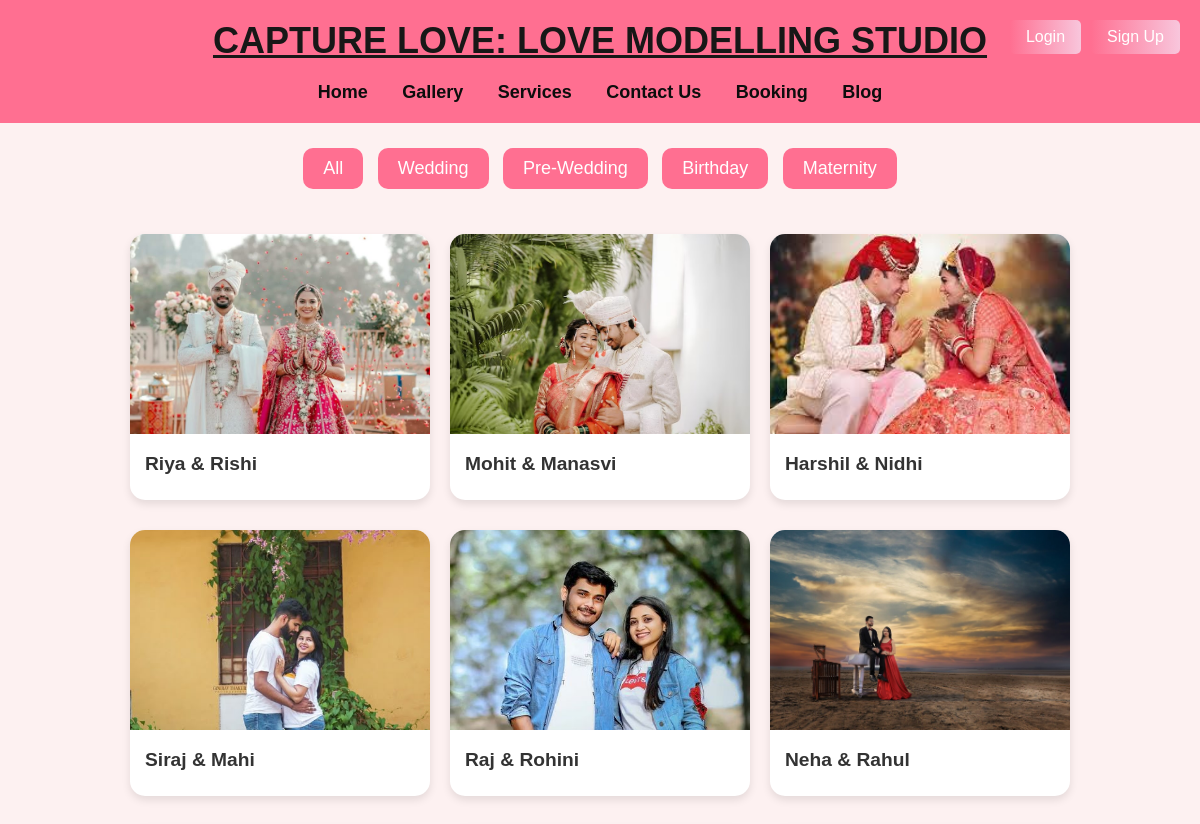
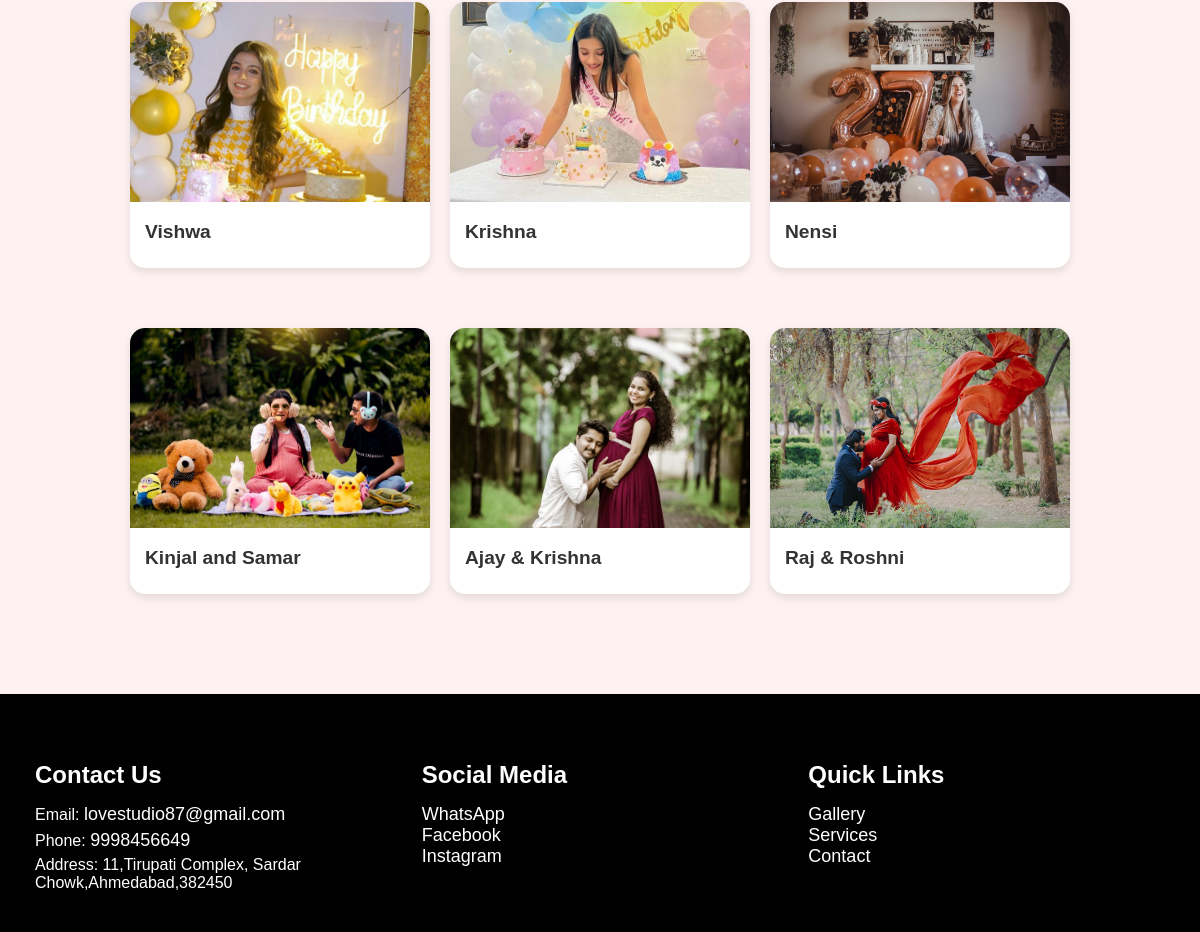
Page /gallery/ on the committed database (2 pictures, top to bottom).
### home/models.py (models this page shows, shortened)
class Gallery(models.Model):
    CATEGORY_CHOICES = [
        ('wedding', 'Wedding'),
        ('prewedding', 'Pre-Wedding'),
        ('birthday', 'Birthday'),
        ('outdoor', 'Outdoor'),
        ('maternity', 'Maternity')
    ]
    title = models.CharField(max_length=200, default='Untitled')
    description = models.TextField(blank=True, null=True)
    image = models.ImageField(upload_to='gallery/', blank=True, null=True)
    category = models.CharField(max_length=50, choices=CATEGORY_CHOICES, default='wedding')
    uploaded_at = models.DateTimeField(auto_now_add=True)
    class Meta:
        verbose_name_plural = 'Galleries'
        ordering = ['-uploaded_at']

### home/views.py (the view)
# urls.py: path('gallery/', views.gallery, name='gallery'),
def gallery(request):
    categories = {
        'wedding': Gallery.objects.filter(category='wedding'),
        'prewedding': Gallery.objects.filter(category='prewedding'),
        'birthday': Gallery.objects.filter(category='birthday'),
        'outdoor': Gallery.objects.filter(category='outdoor'),
        'maternity': Gallery.objects.filter(category='maternity'),
    }
    return render(request, 'gallery.html', {'categories': categories})

### home/templates/gallery.html (shortened to what this page needs)
{% extends 'base.html' %}
{% block content %}
<!DOCTYPE html>
<html lang="en">
<head>
</head>
<body>
    <div class="gallery-buttons">
        <button onclick="showCategory('all')" class="active">All</button>
        <button onclick="showCategory('wedding')">Wedding</button>
        <button onclick="showCategory('prewedding')">Pre-Wedding</button>
        <button onclick="showCategory('birthday')">Birthday</button>
        <button onclick="showCategory('maternity')">Maternity</button>
    </div>
    <div class="gallery-container">
        {% for category, images in categories.items %}
        <div class="category-section" id="{{ category }}-section">
            {% for image in images %}
            <div class="gallery-item">
                <img src="{{ image.image.url }}" alt="{{ image.title }}">
                <div class="gallery-info">
                    <h3>{{ image.title }}</h3>
                </div>
            </div>
            {% endfor %}
        </div>
        {% endfor %}
    </div>
</body>
</html>
{% endblock %}

### home/templates/base.html (shortened to what this page needs)
<!DOCTYPE html>
<html lang="en">
<head>
</head>
<body>
    <header>
        <div class="logo">
            <u><b>CAPTURE LOVE: LOVE MODELLING STUDIO</b></u>
        </div>
        <div class="auth-section">
            {% if user.is_authenticated %}
                <div class="profile-section">
                    <a href="{% url 'edit_profile' %}" class="profile-link">
                        <img src="{{ user.profile_pic.url|default:'/static/images/default-profile.png' }}" alt="Profile" class="profile-pic">
                        <span class="username">{{ user.username }}</span>
                    </a>
                </div>
            {% else %}
                <div class="auth-buttons">
                    <a href="{% url 'login' %}" class="auth-button">Login</a>
                    <a href="{% url 'signup' %}" class="auth-button">Sign Up</a>
                </div>
            {% endif %}
        </div>
        <nav>
            <a href="{% url 'home' %}"><b>Home</b></a>
            <a href="{% url 'gallery' %}"><b>Gallery</b></a>
            <a href="{% url 'services' %}"><b>Services</b></a>
            <a href="{% url 'contact' %}"><b>Contact Us</b></a>
            <a href="{% url 'booking' %}"><b>Booking</b></a>
            <a href="{% url 'blog' %}"><b>Blog</b></a>
        </nav>
    </header>
    <div class="content">
        {% block content %}
        {% endblock %}
    </div>
    <footer>
        <div class="footer-container">
            <div class="footer-section">
                <h4>Contact Us</h4>
                <p>Email: <a href="mailto:info@lovestudio87.com"> lovestudio87@gmail.com</a></p>
                <p>Phone: <a href="tel: 9998456649"> 9998456649</a></p>
                <p>Address: 11,Tirupati Complex, Sardar Chowk,Ahmedabad,382450</p>
            </div>
            <div class="footer-section">
                <h4>Social Media</h4>
                <a href="https://wa.me/yourwhatsappnumber" target="_blank">WhatsApp</a><br>
                <a href="https://www.facebook.com/yourpage" target="_blank">Facebook</a><br>
                <a href="https://www.instagram.com/yourprofile" target="_blank">Instagram</a>
            </div>
            <div class="footer-section">
                <h4>Quick Links</h4>
                <a href="{% url 'gallery' %}">Gallery</a><br>
                <a href="{% url 'services' %}">Services</a><br>
                <a href="{% url 'contact' %}">Contact</a>
            </div>
        </div>
    </footer>
</body>
</html>

### home/templates/base.html (style rules this page uses)
body { font-family: 'Georgia', serif; margin: 0; padding: 0; background: linear-gradient(to bottom right, #d8b789, #d8b789); color: #000000; }
header { text-align: center; padding: 20px; background: #ff6f91; color: #fff; position: relative; }
.logo { font-size: 36px; color: #181717; font-family: 'Cursive', sans-serif; display: flex; align-items: center; justify-content: center; }
.auth-buttons { position: absolute; top: 20px; right: 20px; display: flex; gap: 10px; }
.auth-button { padding: 8px 16px; background: linear-gradient(to right, #ff6f91, #f8c6dc); color: white; border: none; border-radius: 5px; text-decoration: none; font-size: 16px; transition: background 0.3s; }
nav { text-align: center; margin-top: 20px; }
nav a { margin: 0 15px; text-decoration: none; color: #0d0d0d; font-size: 18px; }
footer { background-color: #000000; color: white; text-align: center; padding: 20px; margin-top: 50px; }
.footer-container { display: flex; justify-content: space-around; background-color: #000000; color: white; text-align: left; max-width: 1200px; margin: 0 auto; }
.footer-section { flex: 1; padding: 15px; }
.footer-section h4 { color: #fff; font-size: 24px; margin-bottom: 15px; }
.footer-section a { color: #fff; text-decoration: none; font-size: 18px; transition: color 0.3s ease; }
footer p, footer a { margin: 5px 0; }

### home/templates/gallery.html (style rules this page uses)
body { font-family: 'Arial', sans-serif; margin: 0; padding: 0; background: #fdf1f1; color: #333; }
.gallery-buttons { text-align: center; margin: 20px; }
.gallery-buttons button { background: #ff6f91; color: #fff; border: none; padding: 10px 20px; margin: 5px; font-size: 18px; border-radius: 10px; cursor: pointer; transition: background 0.3s, transform 0.3s; }
.gallery-container { padding: 20px; transition: opacity 0.5s ease; }
.category-section { display: flex; flex-wrap: wrap; justify-content: center; gap: 20px; margin-bottom: 30px; }
.gallery-item { width: 300px; border-radius: 15px; overflow: hidden; box-shadow: 0 4px 8px rgba(0, 0, 0, 0.1); transition: transform 0.3s; background: white; }
.gallery-item img { width: 100%; height: 200px; object-fit: cover; transition: transform 0.3s; }
.gallery-info { padding: 15px; }
.gallery-info h3 { margin: 0 0 10px 0; color: #333; font-size: 1.2em; }

### rows in the picture
Gallery: image (picture), title "Riya & Rishi"
Gallery: image (picture), title "Mohit & Manasvi"
Gallery: image (picture), title "Harshil & Nidhi"
Gallery: image (picture), title "Siraj & Mahi"
Gallery: image (picture), title "Raj & Rohini"
Gallery: image (picture), title "Neha & Rahul"
Gallery: image (picture), title "Vishwa"
Gallery: image (picture), title "Krishna"
Gallery: image (picture), title "Nensi"
Gallery: image (picture), title "Kinjal and Samar"
Gallery: image (picture), title "Ajay & Krishna"
Gallery: image (picture), title "Raj & Roshni"
